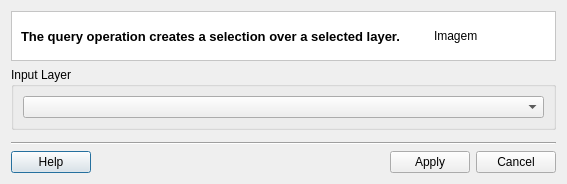
<?xml version="1.0" encoding="UTF-8"?>
<ui version="4.0">
 <class>QueryDialogForm</class>
 <widget class="QDialog" name="QueryDialogForm">
  <property name="geometry">
   <rect>
    <x>0</x>
    <y>0</y>
    <width>567</width>
    <height>177</height>
   </rect>
  </property>
  <property name="windowTitle">
   <string>Query</string>
  </property>
  <layout class="QGridLayout" name="gridLayout_6">
   <item row="0" column="0">
    <layout class="QGridLayout" name="gridLayout_5">
     <item row="0" column="0">
      <widget class="QFrame" name="frame_2">
       <property name="styleSheet">
        <string notr="true">QWidget { background: white }</string>
       </property>
       <property name="frameShape">
        <enum>QFrame::StyledPanel</enum>
       </property>
       <property name="frameShadow">
        <enum>QFrame::Sunken</enum>
       </property>
       <layout class="QGridLayout" name="gridLayout" columnstretch="1,0">
        <property name="topMargin">
         <number>0</number>
        </property>
        <property name="bottomMargin">
         <number>0</number>
        </property>
        <property name="horizontalSpacing">
         <number>9</number>
        </property>
        <item row="0" column="0">
         <widget class="QLabel" name="m_datasourceTypeTitleLabel">
          <property name="font">
           <font>
            <pointsize>10</pointsize>
            <weight>75</weight>
            <bold>true</bold>
           </font>
          </property>
          <property name="text">
           <string>The query operation creates a selection over a selected layer.</string>
          </property>
         </widget>
        </item>
        <item row="0" column="1">
         <widget class="QLabel" name="m_imgLabel">
          <property name="minimumSize">
           <size>
            <width>112</width>
            <height>48</height>
           </size>
          </property>
          <property name="maximumSize">
           <size>
            <width>48</width>
            <height>48</height>
           </size>
          </property>
          <property name="text">
           <string>Imagem</string>
          </property>
         </widget>
        </item>
       </layout>
      </widget>
     </item>
     <item row="1" column="0">
      <widget class="QGroupBox" name="groupBox">
       <property name="title">
        <string>Input Layer</string>
       </property>
       <layout class="QGridLayout" name="gridLayout_4">
        <item row="0" column="0">
         <widget class="QComboBox" name="m_inputLayerComboBox"/>
        </item>
       </layout>
      </widget>
     </item>
     <item row="2" column="0">
      <widget class="QWidget" name="m_widget" native="true">
       <property name="sizePolicy">
        <sizepolicy hsizetype="MinimumExpanding" vsizetype="MinimumExpanding">
         <horstretch>0</horstretch>
         <verstretch>0</verstretch>
        </sizepolicy>
       </property>
      </widget>
     </item>
     <item row="3" column="0">
      <layout class="QGridLayout" name="gridLayout_3">
       <item row="0" column="0">
        <widget class="Line" name="line">
         <property name="orientation">
          <enum>Qt::Horizontal</enum>
         </property>
        </widget>
       </item>
       <item row="1" column="0">
        <layout class="QGridLayout" name="gridLayout_2">
         <item row="0" column="0">
          <widget class="QPushButton" name="m_helpPushButton">
           <property name="text">
            <string>Help</string>
           </property>
          </widget>
         </item>
         <item row="0" column="1">
          <spacer name="horizontalSpacer">
           <property name="orientation">
            <enum>Qt::Horizontal</enum>
           </property>
           <property name="sizeHint" stdset="0">
            <size>
             <width>40</width>
             <height>20</height>
            </size>
           </property>
          </spacer>
         </item>
         <item row="0" column="2">
          <widget class="QPushButton" name="m_applyPushButton">
           <property name="text">
            <string>Apply</string>
           </property>
          </widget>
         </item>
         <item row="0" column="3">
          <widget class="QPushButton" name="m_cancelPushButton">
           <property name="text">
            <string>Cancel</string>
           </property>
          </widget>
         </item>
        </layout>
       </item>
      </layout>
     </item>
    </layout>
   </item>
  </layout>
 </widget>
 <tabstops>
  <tabstop>m_inputLayerComboBox</tabstop>
  <tabstop>m_applyPushButton</tabstop>
  <tabstop>m_cancelPushButton</tabstop>
  <tabstop>m_helpPushButton</tabstop>
 </tabstops>
 <resources/>
 <connections>
  <connection>
   <sender>m_cancelPushButton</sender>
   <signal>clicked()</signal>
   <receiver>QueryDialogForm</receiver>
   <slot>reject()</slot>
   <hints>
    <hint type="sourcelabel">
     <x>516</x>
     <y>164</y>
    </hint>
    <hint type="destinationlabel">
     <x>514</x>
     <y>176</y>
    </hint>
   </hints>
  </connection>
 </connections>
</ui>
